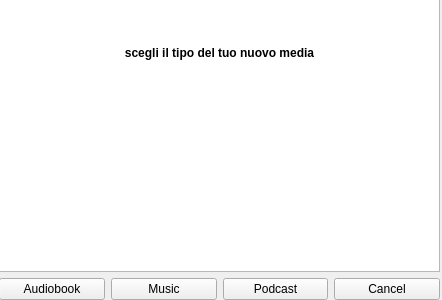
<?xml version="1.0" encoding="UTF-8"?>
<ui version="4.0">
 <class>newMediaTypeDialog</class>
 <widget class="QWidget" name="newMediaTypeDialog">
  <property name="geometry">
   <rect>
    <x>0</x>
    <y>0</y>
    <width>442</width>
    <height>300</height>
   </rect>
  </property>
  <property name="windowTitle">
   <string>Form</string>
  </property>
  <widget class="QWidget" name="verticalLayoutWidget">
   <property name="geometry">
    <rect>
     <x>-1</x>
     <y>-1</y>
     <width>441</width>
     <height>301</height>
    </rect>
   </property>
   <layout class="QVBoxLayout" name="verticalLayout">
    <item>
     <widget class="QTextBrowser" name="textBrowser">
      <property name="html">
       <string>&lt;!DOCTYPE HTML PUBLIC &quot;-//W3C//DTD HTML 4.0//EN&quot; &quot;http://www.w3.org/TR/REC-html40/strict.dtd&quot;&gt;
&lt;html&gt;&lt;head&gt;&lt;meta name=&quot;qrichtext&quot; content=&quot;1&quot; /&gt;&lt;meta charset=&quot;utf-8&quot; /&gt;&lt;style type=&quot;text/css&quot;&gt;
p, li { white-space: pre-wrap; }
hr { height: 1px; border-width: 0; }
li.unchecked::marker { content: &quot;\2610&quot;; }
li.checked::marker { content: &quot;\2612&quot;; }
&lt;/style&gt;&lt;/head&gt;&lt;body style=&quot; font-family:'Segoe UI'; font-size:9pt; font-weight:400; font-style:normal;&quot;&gt;
&lt;p align=&quot;center&quot; style=&quot;-qt-paragraph-type:empty; margin-top:0px; margin-bottom:0px; margin-left:0px; margin-right:0px; -qt-block-indent:0; text-indent:0px;&quot;&gt;&lt;br /&gt;&lt;/p&gt;
&lt;p align=&quot;center&quot; style=&quot;-qt-paragraph-type:empty; margin-top:0px; margin-bottom:0px; margin-left:0px; margin-right:0px; -qt-block-indent:0; text-indent:0px; font-weight:700;&quot;&gt;&lt;br /&gt;&lt;/p&gt;
&lt;p align=&quot;center&quot; style=&quot;-qt-paragraph-type:empty; margin-top:0px; margin-bottom:0px; margin-left:0px; margin-right:0px; -qt-block-indent:0; text-indent:0px; font-weight:700;&quot;&gt;&lt;br /&gt;&lt;/p&gt;
&lt;p align=&quot;center&quot; style=&quot; margin-top:0px; margin-bottom:0px; margin-left:0px; margin-right:0px; -qt-block-indent:0; text-indent:0px;&quot;&gt;&lt;span style=&quot; font-weight:700;&quot;&gt;scegli il tipo del tuo nuovo media&lt;/span&gt;&lt;/p&gt;&lt;/body&gt;&lt;/html&gt;</string>
      </property>
     </widget>
    </item>
    <item>
     <layout class="QHBoxLayout" name="horizontalLayout">
      <item>
       <widget class="QPushButton" name="audiobookButton">
        <property name="text">
         <string>Audiobook</string>
        </property>
       </widget>
      </item>
      <item>
       <widget class="QPushButton" name="musicButton">
        <property name="text">
         <string>Music</string>
        </property>
       </widget>
      </item>
      <item>
       <widget class="QPushButton" name="podcastButton">
        <property name="text">
         <string>Podcast</string>
        </property>
       </widget>
      </item>
      <item>
       <widget class="QPushButton" name="cancelButton">
        <property name="text">
         <string>Cancel</string>
        </property>
       </widget>
      </item>
     </layout>
    </item>
   </layout>
  </widget>
 </widget>
 <resources/>
 <connections/>
</ui>
